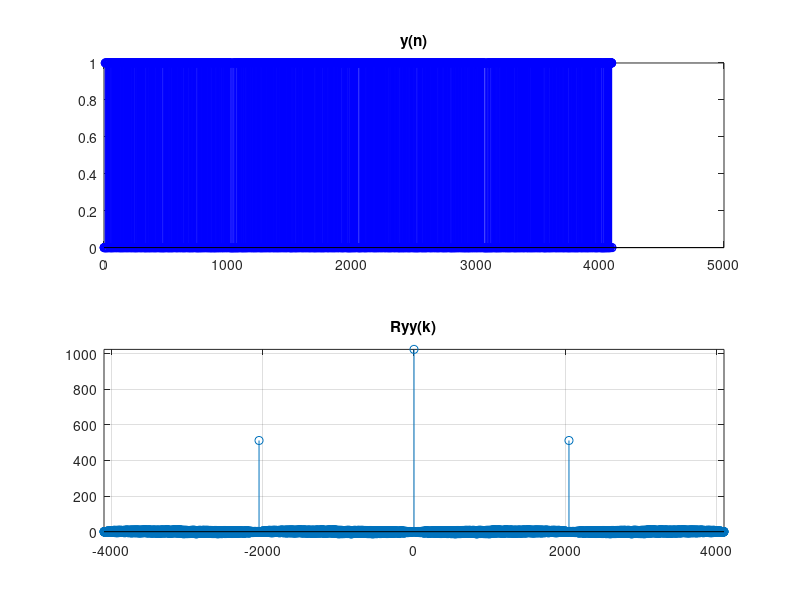

This chart was generated by the following MATLAB code:
clc; clear; close all;

N = 11;

L = 2*(2^N);
buf = ones(1,N);
for n = 1 : L
if(N==2) y(n)=xor(buf(1), buf(2)); end % N=2 oct(7) 111
if(N==3) y(n)=xor(buf(2), buf(3)); end % N=3 oct(13) 1 011
if(N==4) y(n)=xor(buf(3), buf(4)); end % N=4 oct(23) 10 011
if(N==5) y(n)=xor(buf(3), buf(5)); end % N=5 oct(45) 100 101
if(N==9) y(n)=xor(buf(5), buf(9)); end % N=9 oct(1021) 1 000 010 001
if(N==12) y(n)=xor(buf(6), xor(buf(8), xor(buf(11), buf(12)))); end % N=12 oct(10123) 1 000 001 010 011

if(N==6) y(n)=xor(buf(5), buf(6)); end % N=6 oct(103) 1 000 011
if(N==7) y(n)=xor(buf(4), buf(7)); end % N=7 oct(211) 10 001 001
if(N==8) y(n)=xor(buf(4), xor(buf(5), xor(buf(6), buf(8)))); end % N=6 oct(435) 100 011 101
if(N==10) y(n)=xor(buf(7), buf(10)); end % N=10 oct(2011) 10 000 001 001
if(N==11) y(n)=xor(buf(9), buf(11)); end % N=11 oct(4005) 100 000 000 101

buf = [ y(n) buf(1:N-1) ];
end
figure;
subplot(211); stem(y,'bo'); title('y(n)')
subplot(212); stem(-L+1:L-1,xcorr(y-mean(y))); grid; title('Ryy(k)'); axis tight;

xc = xcorr(y-mean(y));
[m, period] = max(xc(L+1:length(xc)));
period

